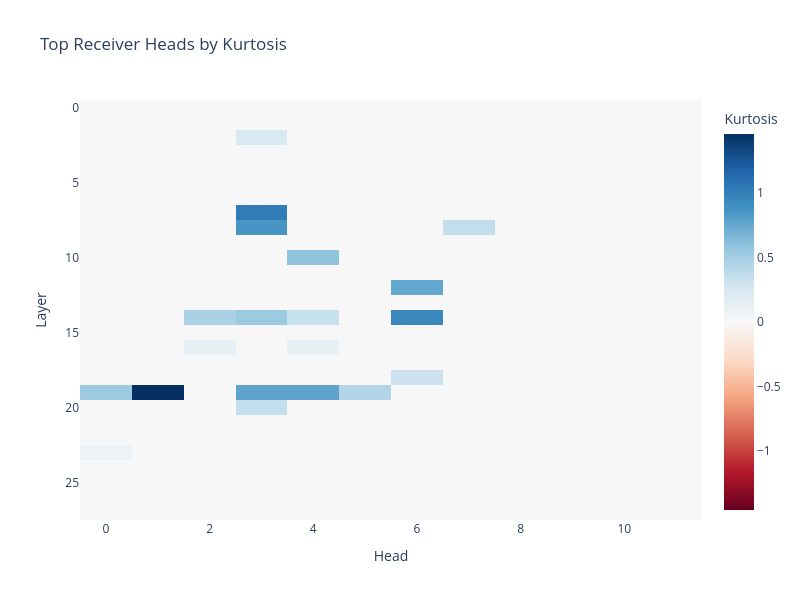

Notebook code cell kept with this figure:
### Markdown cell above
### Exercise - identify receiver heads from real CoT

> ```yaml
> Difficulty: 🔴🔴⚪⚪⚪
> Importance: 🔵🔵🔵🔵⚪
> 
> You should spend up to 10-15 minutes on this exercise.
> ```

Most of this function is given to you. Your job is to fill in the inner loop: iterate over layers and heads from `output.attentions`, average each head's attention matrix to the sentence level, and compute vertical scores with depth control. Store the result in `all_vert_scores[layer, head]`.

### Code cell
def find_receiver_heads(
    text: str,
    sentences: list[str],
    model,
    tokenizer,
    top_k: int = 10,
    proximity_ignore: int = 4,
) -> tuple[Int[np.ndarray, "top_k 2"], Float[np.ndarray, " top_k"]]:
    """
    Identify top-k receiver heads by kurtosis of vertical attention scores.

    Args:
        text: Full reasoning trace
        sentences: List of sentences in the trace
        model: Loaded model
        tokenizer: Corresponding tokenizer
        top_k: Number of top receiver heads to return
        proximity_ignore: Proximity parameter for vertical scores

    Returns:
        receiver_heads: Shape (top_k, 2) array of (layer, head) pairs
        kurtosis_scores: Shape (top_k,) array of kurtosis values for each head
    """
    n_layers = len(model.model.layers)
    n_heads = model.config.num_attention_heads
    n_sentences = len(sentences)

    print(f"Computing vertical scores for {n_layers} layers × {n_heads} heads = {n_layers * n_heads} heads...")

    # Get sentence boundaries once
    boundaries = utils.get_sentence_token_boundaries(text, sentences, tokenizer)

    # Single forward pass to get attention weights from ALL layers and heads at once
    inputs = tokenizer(text, return_tensors="pt")
    if model.device.type == "cuda":
        inputs = {k: v.cuda() for k, v in inputs.items()}
    with t.no_grad():
        output = model(**inputs, use_cache=False, output_attentions=True)

    # Store vertical scores for all heads
    all_vert_scores = np.zeros((n_layers, n_heads, n_sentences))

    # YOUR CODE HERE: fill in `all_vert_scores` by iterating through layers and headers, using
    # `output.attentions` to get average sentence-level attention, then get vertical scores
    # with depth control.
    for layer in range(n_layers):
        for head in range(n_heads):
            # Extract attention for this layer and head
            attn_tensor = output.attentions[layer][0, head]  # Shape: (seq_len, seq_len)
            attn_matrix = attn_tensor.float().cpu().numpy()

            # Average attention by sentences
            sentence_attention = utils.average_attention_by_sentences(attn_matrix, boundaries)

            # Compute vertical scores with depth control
            vert_scores = get_vertical_scores(sentence_attention, proximity_ignore=proximity_ignore, control_depth=True)

            all_vert_scores[layer, head] = vert_scores

    # Free attention memory
    del output
    t.cuda.empty_cache()

    # Compute kurtosis for each head (over sentences dimension)
    kurtosis_matrix = np.zeros((n_layers, n_heads))
    for layer in range(n_layers):
        for head in range(n_heads):
            kurtosis_matrix[layer, head] = compute_head_kurtosis(all_vert_scores[layer, head])

    # Find top-k heads with highest kurtosis
    flat_kurts = kurtosis_matrix.flatten()
    valid_indices = ~np.isnan(flat_kurts)

    if valid_indices.sum() < top_k:
        print(f"Warning: Only {valid_indices.sum()} valid heads found")
        top_k = valid_indices.sum()

    # Get indices of top-k highest kurtosis values
    valid_kurts = flat_kurts[valid_indices]
    valid_flat_indices = np.where(valid_indices)[0]

    top_k_in_valid = np.argpartition(valid_kurts, -top_k)[-top_k:]
    top_k_in_valid = top_k_in_valid[np.argsort(-valid_kurts[top_k_in_valid])]  # Sort descending

    top_flat_indices = valid_flat_indices[top_k_in_valid]

    # Convert flat indices back to (layer, head) pairs
    receiver_heads = np.array(np.unravel_index(top_flat_indices, (n_layers, n_heads))).T
    receiver_kurts = flat_kurts[top_flat_indices]

    return receiver_heads, receiver_kurts


# Load example CoT
text_full, sentences_full, _ = utils.get_whitebox_example_data(problem_data)

n_chunks = 74
sentences_subset = sentences_full[:n_chunks]
# Find where the n_chunks-th sentence ends in the original text to extract the correct substring
# This preserves the original text formatting and ensures tokenization consistency
end_char_pos = 0
for sent in sentences_subset:
    # Find this sentence in the text starting from where we left off
    sent_pos = text_full.find(sent, end_char_pos)
    if sent_pos == -1:
        # Try with stripped version
        sent_pos = text_full.find(sent.strip(), end_char_pos)
    if sent_pos != -1:
        end_char_pos = sent_pos + len(sent)

text_subset = text_full[:end_char_pos]

print(f"Analyzing first {len(sentences_subset)} sentences...")
print(f"Text length: {len(text_subset)} characters")

# Find top-20 receiver heads (paper recommends ~16)
t.cuda.empty_cache()
receiver_heads, receiver_kurts = find_receiver_heads(
    text_subset,
    sentences_subset,
    model,
    tokenizer,
    top_k=20,
    proximity_ignore=4,
)

print(f"\nTop-{len(receiver_heads)} Receiver Heads:")
for i, ((layer, head), kurt) in enumerate(zip(receiver_heads, receiver_kurts)):
    print(f"  {i + 1:2d}. Layer {layer:2d}, Head {head:2d} | Kurtosis: {kurt:.3f}")

# Visualize kurtosis distribution
# Recompute kurtosis matrix for visualization
n_layers = len(model.model.layers)
n_heads = model.config.num_attention_heads
kurtosis_viz = np.zeros((n_layers, n_heads))

for layer, head in receiver_heads:
    kurtosis_viz[layer, head] = receiver_kurts[receiver_heads.tolist().index([layer, head])]

fig = px.imshow(
    kurtosis_viz,
    color_continuous_scale="RdBu",
    color_continuous_midpoint=0.0,
    labels=dict(x="Head", y="Layer", color="Kurtosis"),
    title="Top Receiver Heads by Kurtosis",
    aspect="auto",
    width=800,
    height=600,
)
fig.show()
print("Receiver heads should attend 'spikily' to specific important sentences.")

### Figure 1 — Plotly figure (JSON) as saved in the notebook; plotly's stock layout.template omitted (floating-point values rounded to 4 significant figures; data arrays with more than 128 entries replaced by an {"elided": "..."} marker saying what was removed)
{"data": [{"coloraxis": "coloraxis", "hovertemplate": "Head: %{x}<br>Layer: %{y}<br>Kurtosis: %{z}<extra></extra>", "name": "0", "type": "heatmap", "xaxis": "x", "yaxis": "y", "z": {"elided": "28x12 float values"}}], "layout": {"coloraxis": {"autocolorscale": false, "cmid": 0, "colorbar": {"title": {"text": "Kurtosis"}}, "colorscale": [[0, "rgb(103,0,31)"], [0.1, "rgb(178,24,43)"], [0.2, "rgb(214,96,77)"], [0.3, "rgb(244,165,130)"], [0.4, "rgb(253,219,199)"], [0.5, "rgb(247,247,247)"], [0.6, "rgb(209,229,240)"], [0.7, "rgb(146,197,222)"], [0.8, "rgb(67,147,195)"], [0.9, "rgb(33,102,172)"], [1, "rgb(5,48,97)"]]}, "height": 600, "title": {"text": "Top Receiver Heads by Kurtosis"}, "width": 800, "xaxis": {"anchor": "y", "domain": [0, 1], "title": {"text": "Head"}}, "yaxis": {"anchor": "x", "autorange": "reversed", "domain": [0, 1], "title": {"text": "Layer"}}}}
